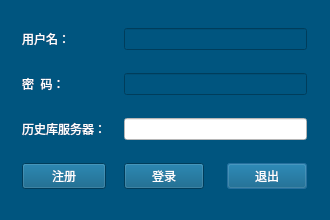
<?xml version="1.0" encoding="UTF-8"?>
<ui version="4.0">
 <class>Login</class>
 <widget class="QDialog" name="Login">
  <property name="geometry">
   <rect>
    <x>0</x>
    <y>0</y>
    <width>330</width>
    <height>220</height>
   </rect>
  </property>
  <property name="minimumSize">
   <size>
    <width>330</width>
    <height>220</height>
   </size>
  </property>
  <property name="maximumSize">
   <size>
    <width>330</width>
    <height>220</height>
   </size>
  </property>
  <property name="windowTitle">
   <string>用户登录</string>
  </property>
  <property name="windowIcon">
   <iconset>
    <normaloff>:/images/login.png</normaloff>:/images/login.png</iconset>
  </property>
  <property name="styleSheet">
   <string notr="true">background-color: rgb(0, 85, 127);
color: rgb(255, 255, 255);</string>
  </property>
  <layout class="QGridLayout" name="gridLayout">
   <item row="0" column="1">
    <widget class="QLabel" name="label">
     <property name="text">
      <string>用户名：</string>
     </property>
    </widget>
   </item>
   <item row="0" column="3" colspan="3">
    <widget class="QLineEdit" name="editUserName">
     <property name="mouseTracking">
      <bool>true</bool>
     </property>
     <property name="acceptDrops">
      <bool>true</bool>
     </property>
     <property name="styleSheet">
      <string notr="true"/>
     </property>
     <property name="text">
      <string/>
     </property>
    </widget>
   </item>
   <item row="1" column="1">
    <widget class="QLabel" name="label_2">
     <property name="text">
      <string>密  码：</string>
     </property>
    </widget>
   </item>
   <item row="1" column="3" colspan="3">
    <widget class="QLineEdit" name="editPassword">
     <property name="acceptDrops">
      <bool>true</bool>
     </property>
     <property name="styleSheet">
      <string notr="true"/>
     </property>
     <property name="text">
      <string/>
     </property>
     <property name="echoMode">
      <enum>QLineEdit::Password</enum>
     </property>
    </widget>
   </item>
   <item row="2" column="1">
    <widget class="QLabel" name="label_3">
     <property name="text">
      <string>历史库服务器：</string>
     </property>
    </widget>
   </item>
   <item row="2" column="3" colspan="3">
    <widget class="QLineEdit" name="editHdbIp">
     <property name="styleSheet">
      <string notr="true">background-color: rgb(255, 255, 255);
color: rgb(0, 0, 0);</string>
     </property>
     <property name="text">
      <string/>
     </property>
     <property name="readOnly">
      <bool>false</bool>
     </property>
    </widget>
   </item>
   <item row="3" column="1">
    <widget class="QPushButton" name="buttonRegister">
     <property name="text">
      <string>注册</string>
     </property>
     <property name="autoDefault">
      <bool>false</bool>
     </property>
     <property name="default">
      <bool>true</bool>
     </property>
    </widget>
   </item>
   <item row="3" column="3">
    <widget class="QPushButton" name="buttonLogin">
     <property name="text">
      <string>登录</string>
     </property>
     <property name="autoDefault">
      <bool>false</bool>
     </property>
     <property name="default">
      <bool>true</bool>
     </property>
    </widget>
   </item>
   <item row="3" column="5">
    <widget class="QPushButton" name="buttonExit">
     <property name="text">
      <string>退出</string>
     </property>
     <property name="autoDefault">
      <bool>false</bool>
     </property>
     <property name="default">
      <bool>true</bool>
     </property>
    </widget>
   </item>
   <item row="3" column="2">
    <spacer name="horizontalSpacer">
     <property name="orientation">
      <enum>Qt::Horizontal</enum>
     </property>
     <property name="sizeHint" stdset="0">
      <size>
       <width>40</width>
       <height>20</height>
      </size>
     </property>
    </spacer>
   </item>
   <item row="3" column="4">
    <spacer name="horizontalSpacer_2">
     <property name="orientation">
      <enum>Qt::Horizontal</enum>
     </property>
     <property name="sizeHint" stdset="0">
      <size>
       <width>40</width>
       <height>20</height>
      </size>
     </property>
    </spacer>
   </item>
   <item row="3" column="0">
    <spacer name="horizontalSpacer_3">
     <property name="orientation">
      <enum>Qt::Horizontal</enum>
     </property>
     <property name="sizeHint" stdset="0">
      <size>
       <width>40</width>
       <height>20</height>
      </size>
     </property>
    </spacer>
   </item>
   <item row="3" column="6">
    <spacer name="horizontalSpacer_4">
     <property name="orientation">
      <enum>Qt::Horizontal</enum>
     </property>
     <property name="sizeHint" stdset="0">
      <size>
       <width>40</width>
       <height>20</height>
      </size>
     </property>
    </spacer>
   </item>
  </layout>
 </widget>
 <tabstops>
  <tabstop>editUserName</tabstop>
  <tabstop>editPassword</tabstop>
  <tabstop>editHdbIp</tabstop>
  <tabstop>buttonLogin</tabstop>
 </tabstops>
 <resources/>
 <connections>
  <connection>
   <sender>editUserName</sender>
   <signal>textEdited(QString)</signal>
   <receiver>editPassword</receiver>
   <slot>clear()</slot>
   <hints>
    <hint type="sourcelabel">
     <x>222</x>
     <y>69</y>
    </hint>
    <hint type="destinationlabel">
     <x>232</x>
     <y>113</y>
    </hint>
   </hints>
  </connection>
 </connections>
</ui>
